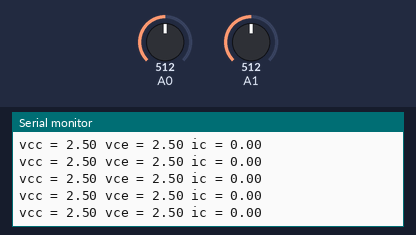
Simulated run of this sketch. Board: Arduino Uno, built with avr-gcc and run on an emulated ATmega328P. Shown: the last lines printed to the serial monitor. The test bench sets the inputs (shaded band); at power-on: A0 = 512, A1 = 512. At 10.4 s the program stops and its outputs stay as they are.

Above: at 1.3 s.
1.4 s: A0 set to 493
At 2.2 s:
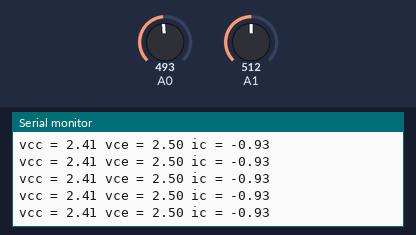
2.9 s: A1 set to 475
At 11.5 s:
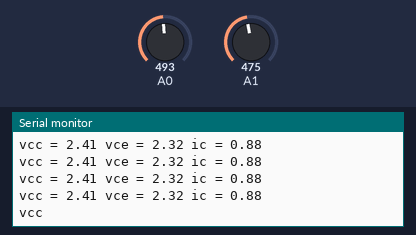
Timing chart, 0 to 11.9 s (numbered marks = the images above; inputs shaded):
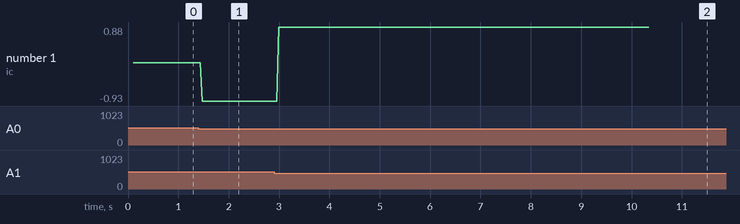

Measured:
- the behaviour switches between 494 and 493 on A1 (found by bisection; images 1 and 2)
- after the input at 1.4 s, the serial monitor: prints a new line after 0.07 s (image 1)
- after the input at 2.9 s, the serial monitor: prints a new line after 0.09 s (image 2)
- plotted number 1: 0 → -0.93 after the input at 1.4 s, -0.93 → 0.88 after the input at 2.9 s

The sketch:

Section5.ino
```cpp
void setup() {
  // put your setup code here, to run once:
  Serial.begin(9600);
  delay(100); //100ms delay
}

void loop() {
  // put your main code here, to run repeatedly:
  for (int i = 0; i < 300; i++) {
    int a0 = analogRead(0); //read Vcc
    float vcc = a0 * 5.0 / 1023.0; //convert to V
    int a1 = analogRead(1); //read Vce
    float vce = a1 * 5.0 / 1023.0; //convert to V
    float ic = 10.0 * (vcc-vce); //mA

    Serial.print ("vcc = ");
    Serial.print (vcc);
    Serial.print (" vce = ");
    Serial.print (vce);
    Serial.print(" ic = ");
    Serial.println(ic);
  }
  exit (1);
}
```
